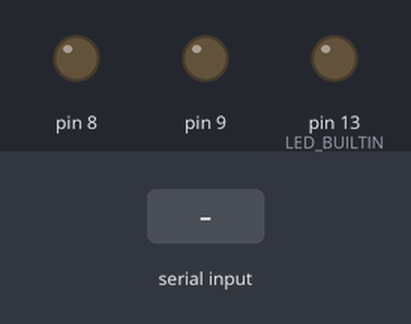
Simulated run of this sketch. Board: Arduino Uno, built with avr-gcc and run on an emulated ATmega328P. Parts: output pins drawn as LEDs (lit = HIGH). Dashed ring = blinking. Inputs (shaded band) come from the test bench. What the sketch prints to the serial monitor is not drawn.

Above: at 3.2 s.
3.3 s: "start\n" received over Serial
At 3.7 s:
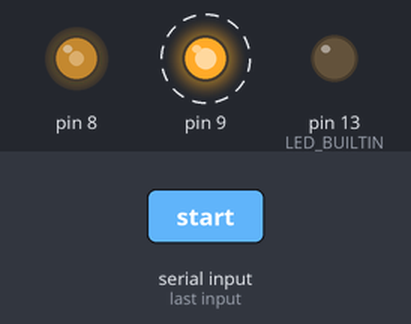
At 5.21 s:
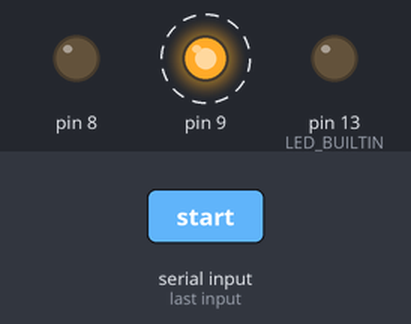
6.3 s: "stop\n" received over Serial
At 6.71 s:
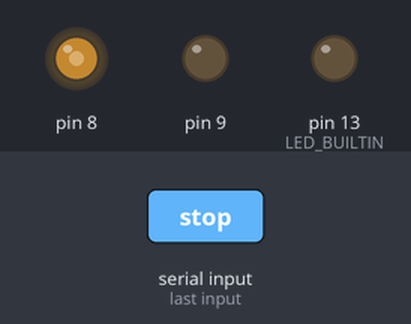
Timing chart, 0 to 9.3 s (numbered marks = the images above; inputs shaded):
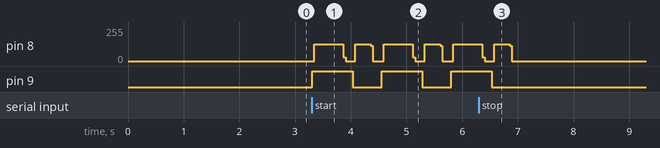

Measured:
- after the input at 3.3 s, pin 9: alternates HIGH for 0.73 s and LOW for 0.52 s, starting at once
- after the input at 6.3 s, pin 8: goes on until 6.9 s, then stays 0/255; pin 9: goes on until 6.5 s, then stays LOW

The sketch:

sketch_nov11a.ino
```cpp
int Distance = 0;
String command;
bool run_allowed = false;
bool full_rot_allowed = false;
int delaytime = 200;
int steps_rl = 2500;
int steps_ll = 1500;
int times_angle_rot = 0;
int times_full_rot = 3600;
int counter_full_rot = 0;
int counter_angle_rot = 0;

void schritt_rl(){

    if (digitalRead(9) == LOW) {
      digitalWrite(9, HIGH);
    }

    digitalWrite(8, HIGH);
    delayMicroseconds(100);
    digitalWrite(8, LOW);
    delayMicroseconds(100);
  }

void schritt_ll(){
    if (digitalRead(9) == HIGH) {
      digitalWrite(9, LOW);
    }
    digitalWrite(8, HIGH);
    delayMicroseconds(100);
    digitalWrite(8, LOW);
    delayMicroseconds(100);

}

void serial(){
  if (Serial.available()){

    command = Serial.readStringUntil('\n');
    command.trim();
  }

    if (command.equals("start")){
    run_allowed = true;
    command = "";
  }

    if (command.equals("stop")){
    run_allowed = false;
    command = "";
  }

    if (command.startsWith("allow_full_rot")){
     full_rot_allowed = true;
     command = "";
  }

    if(command.startsWith("n_allow_full_rot")){
      full_rot_allowed = false;
      command = "";
    }

    if (command.startsWith("stepsrl")){
    command.remove(0,7);
    steps_rl = command.toInt();
    command = "";
  }

    if (command.startsWith("stepsll")){
    command.remove(0,7);
    steps_rl = command.toInt();
    command = "";
  }

    if (command.startsWith("delay")){
    command.remove(0,5);
    delaytime = command.toInt();
    command = "";
  }

      if (command.startsWith("times_full_rot")){
    command.remove(0,14);
    times_full_rot = command.toInt();
    command = "";
  }
}

void setup(){
  Serial.begin(9600);

  Serial.println("Test");

  pinMode(LED_BUILTIN, OUTPUT);

  pinMode(8, OUTPUT);

  pinMode(9, OUTPUT);

  digitalWrite(8, LOW);

  digitalWrite(9, LOW);

  delay(2000);

}

void loop() {

  serial();
  if (run_allowed){
    if (full_rot_allowed){
      for(int i=0; i<steps_rl;i++){
        schritt_rl();
        //Serial.println("RL");
      }

      delay(delaytime);

      for(int i=0; i<steps_ll;i++){
        schritt_ll();
        //Serial.println("LL");
      }

      delay(delaytime);

      for(int i=0; i<times_full_rot*1600;i++){
        schritt_rl();
        //Serial.println("RLFull");
      }

      delay(delaytime);

      for(int i=0; i<times_full_rot*1600;i++){
        schritt_ll();
        //Serial.println("LLFull");
      }

      delay(delaytime);

    }else{
       for(int i=1; i<=steps_rl; i++){
        schritt_rl();
        //Serial.println("RL");
      }

      delay(delaytime);

      for(int i=1; i<=steps_ll; i++){
        schritt_ll();
        //Serial.println("LL");
      }
      delay(delaytime);
    }
  }
}
```
